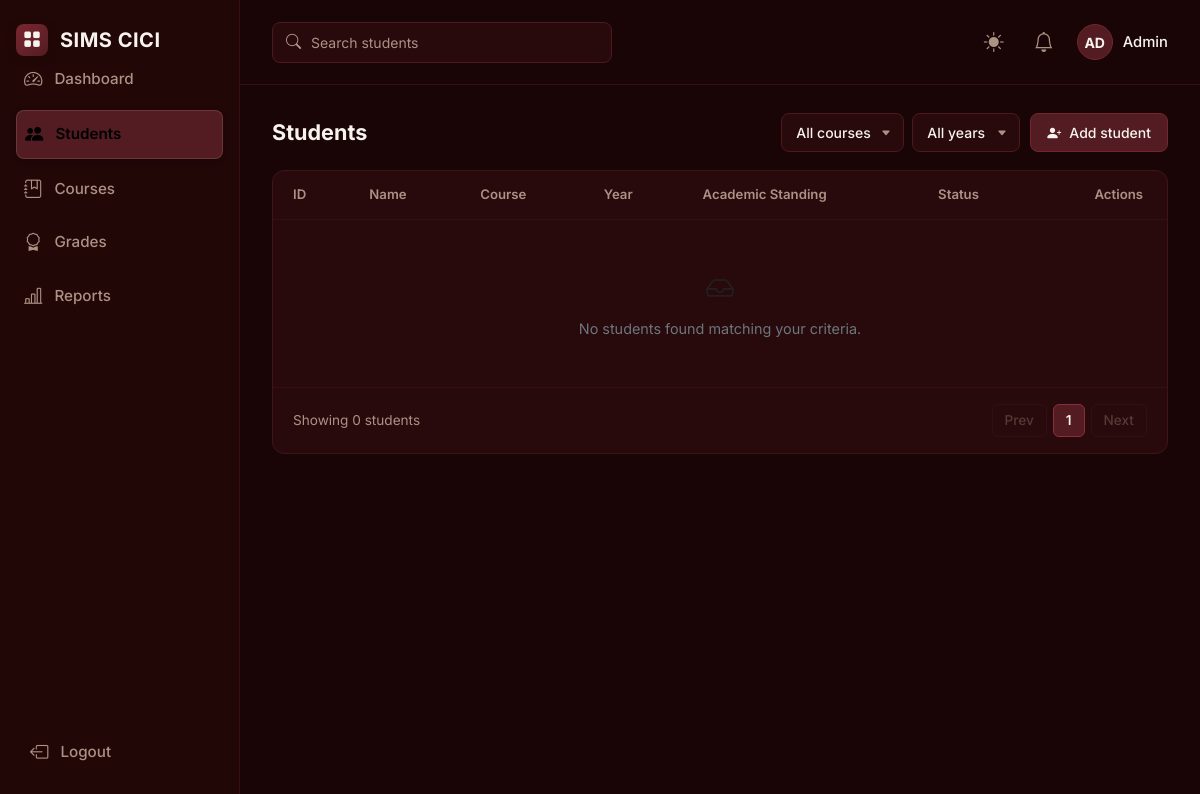
Before: / with the older database file.
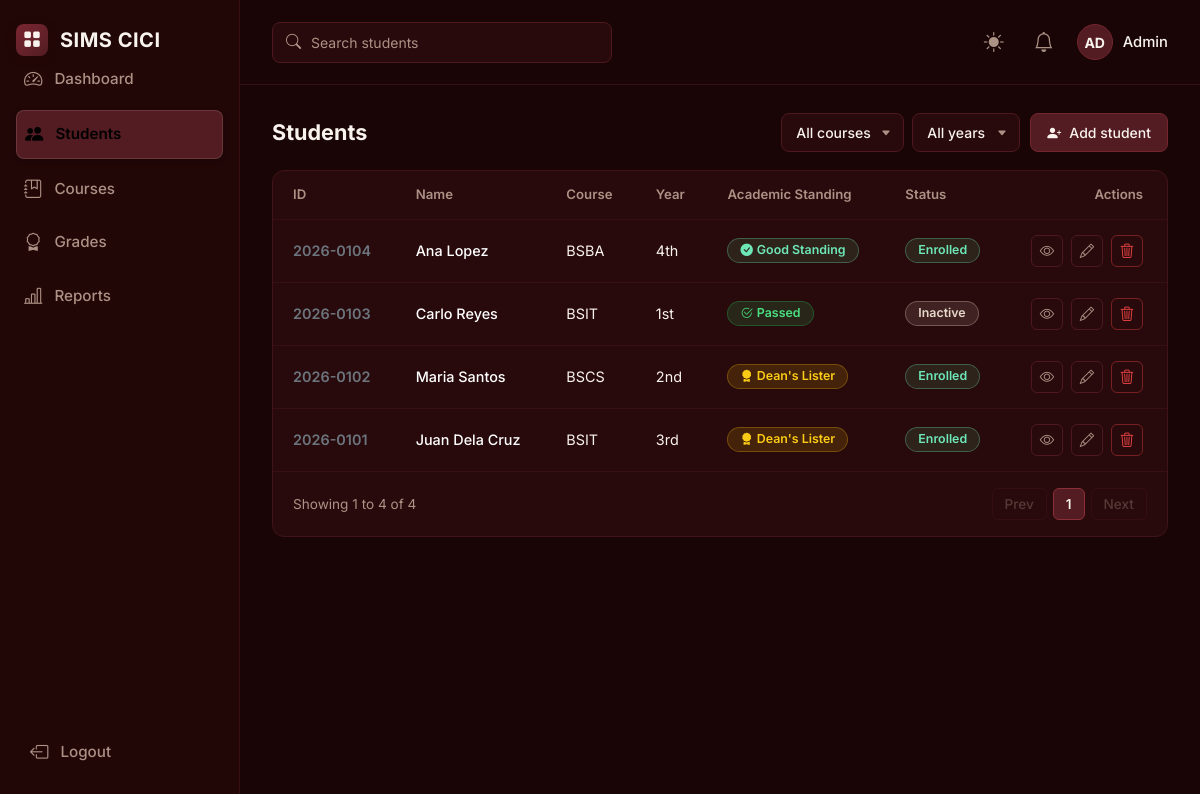
After: the same page with the newer database file.
### tables this page shows
CREATE TABLE IF NOT EXISTS `students` (
  `id` INT(11) NOT NULL AUTO_INCREMENT,
  `student_id` VARCHAR(20) NOT NULL UNIQUE,
  `first_name` VARCHAR(50) NOT NULL,
  `last_name` VARCHAR(50) NOT NULL,
  `email` VARCHAR(100) NOT NULL,
  `course_id` INT NOT NULL,
  `major` VARCHAR(100) DEFAULT NULL,
  `year_level` TINYINT(1) NOT NULL,
  `status` VARCHAR(20) NOT NULL DEFAULT 'Enrolled',
  `gpa` VARCHAR(10) DEFAULT '1.75',
  `remarks` VARCHAR(100) DEFAULT 'Good Standing',
  `created_at` TIMESTAMP NOT NULL DEFAULT CURRENT_TIMESTAMP,
  PRIMARY KEY (`id`),
  KEY `fk_students_course_idx` (`course_id`),
  CONSTRAINT `fk_students_course` FOREIGN KEY (`course_id`) REFERENCES `courses` (`id`) ON UPDATE CASCADE ON DELETE RESTRICT
);

CREATE TABLE IF NOT EXISTS `courses` (
  `id` INT AUTO_INCREMENT PRIMARY KEY,
  `course_code` VARCHAR(20) NOT NULL UNIQUE,
  `course_name` VARCHAR(100) NOT NULL
);

### index.php (the view, shortened to what the rows shown need)
<?php
include "db_connect.php";
$totalStudents = (int) ($conn->query("SELECT COUNT(*) AS c FROM students")->fetch_assoc()['c'] ?? 0);
$enrolledCount = (int) ($conn->query("SELECT COUNT(*) AS c FROM students WHERE status = 'Enrolled'")->fetch_assoc()['c'] ?? 0);
$coursesCount = (int) ($conn->query("SELECT COUNT(*) AS c FROM courses")->fetch_assoc()['c'] ?? 0);
$newThisMonth = (int) ($conn->query("SELECT COUNT(*) AS c FROM students WHERE created_at >= DATE_FORMAT(NOW(), '%Y-%m-01')")->fetch_assoc()['c'] ?? 0);
$where = [];
$params = [];
$types = "";
$whereSql = !empty($where) ? "WHERE " . implode(" AND ", $where) : "";
$limit = 10;
$page = max(1, (int) ($_GET['page'] ?? 1));
$offset = ($page - 1) * $limit;
$querySql = "SELECT s.*, c.course_code, c.course_name FROM students s JOIN courses c ON s.course_id = c.id $whereSql ORDER BY s.id DESC LIMIT ? OFFSET ?";
$fetchParams = $params;
$fetchParams[] = $limit;
$fetchParams[] = $offset;
$fetchTypes = $types . "ii";
$stmt = $conn->prepare($querySql);
$stmt->bind_param($fetchTypes, ...$fetchParams);
$stmt->execute();
$result = $stmt->get_result();
$students = [];
if ($result) {
  while ($row = $result->fetch_assoc()) {
    $students[] = $row;
  }
}
include "includes/header.php";
?>
<?php if ($currentTab === 'dashboard'): ?>
  <div class="metrics-grid">
    <div class="metric-card">
      <div class="metric-label">Total students</div>
      <div class="metric-value"><?= number_format($totalStudents) ?></div>
    </div>
    <div class="metric-card">
      <div class="metric-label">Enrolled</div>
      <div class="metric-value"><?= number_format($enrolledCount) ?></div>
    </div>
    <div class="metric-card">
      <div class="metric-label">Courses</div>
      <div class="metric-value"><?= number_format($coursesCount) ?></div>
    </div>
    <div class="metric-card">
      <div class="metric-label">New this month</div>
      <div class="metric-value"><?= number_format($newThisMonth) ?></div>
    </div>
  </div>
  <div class="row g-4">
    <div class="col-lg-7">
      <div class="d-flex align-items-center justify-content-between mb-3">
        <h3 class="section-title fs-5">Recent Students</h3>
        <a href="index.php?tab=students" class="text-primary text-decoration-none small fw-semibold">
          View all students <i class="bi bi-arrow-right"></i>
        </a>
      </div>
      <div class="table-card">
        <div class="table-responsive">
          <table class="custom-table">
            <thead>
              <tr>
                <th>ID</th>
                <th>Name</th>
                <th>Course</th>
                <th>Status</th>
              </tr>
            </thead>
            <tbody>
              <?php
              $recent = $conn->query("SELECT s.*, c.course_code, c.course_name FROM students s JOIN courses c ON s.course_id = c.id ORDER BY s.id DESC LIMIT 5");
              if ($recent && $recent->num_rows > 0):
                while ($r = $recent->fetch_assoc()):
                  ?>
                  <tr>
                    <td class="text-secondary fw-semibold"><?= htmlspecialchars($r['student_id']) ?></td>
                    <td class="text-white fw-medium"><?= htmlspecialchars($r['first_name'] . ' ' . $r['last_name']) ?></td>
                    <td><?= htmlspecialchars($r['course_code']) ?></td>
                    <td><?= renderStatusBadge($r['status']) ?></td>
                  </tr>
                <?php endwhile; else: ?>
                <tr>
                  <td colspan="4" class="text-center py-4 text-secondary">No records found.</td>
                </tr>
              <?php endif; ?>
            </tbody>
          </table>
        </div>
      </div>
    </div>
    <div class="col-lg-5">
      <div class="d-flex align-items-center justify-content-between mb-3">
        <h3 class="section-title fs-5">Enrollment Distribution</h3>
        <a href="index.php?tab=courses" class="text-primary text-decoration-none small fw-semibold">
          All courses <i class="bi bi-arrow-right"></i>
        </a>
      </div>
      <div class="metric-card p-4">
        <?php
        $dist = $conn->query("SELECT c.course_code, c.course_name, COUNT(s.id) as c FROM courses c LEFT JOIN students s ON s.course_id = c.id GROUP BY c.id, c.course_code, c.course_name ORDER BY c DESC LIMIT 4");
        if ($dist && $dist->num_rows > 0):
          while ($d = $dist->fetch_assoc()):
            $pct = ($totalStudents > 0) ? round(($d['c'] / $totalStudents) * 100) : 0;
            ?>
            <div class="mb-3">
              <div class="d-flex justify-content-between small mb-1">
                <span class="text-white fw-semibold"><?= htmlspecialchars($d['course_code']) ?> <span
                    class="text-secondary small fw-normal">(<?= htmlspecialchars($d['course_name']) ?>)</span></span>
                <span class="text-secondary"><?= $d['c'] ?> students (<?= $pct ?>%)</span>
              </div>
              <div class="progress" style="height: 6px; background-color: #242838;">
                <div class="progress-bar bg-primary" role="progressbar" style="width: <?= $pct ?>%;"></div>
              </div>
            </div>
          <?php endwhile; else: ?>
          <p class="text-secondary small mb-0">No course statistics available yet.</p>
        <?php endif; ?>
        <hr style="border-color: #242838;" class="my-3">
        <div class="d-flex justify-content-between align-items-center">
          <span class="text-secondary small">Active Retention Rate:</span>
          <span class="badge-enrolled status-badge">
            <?= ($totalStudents > 0) ? round(($enrolledCount / $totalStudents) * 100) : 0 ?>% Active
          </span>
        </div>
      </div>
    </div>
  </div>
<?php else: ?>
  <div class="section-header-bar">
    <h2 class="section-title">Students</h2>
  </div>
  <div class="table-card">
    <div class="table-responsive">
      <table class="custom-table">
        <thead>
          <tr>
            <th>ID</th>
            <th>Name</th>
            <th>Course</th>
            <th>Year</th>
            <th>Academic Standing</th>
            <th>Status</th>
            <th style="text-align: right; padding-right: 24px;">Actions</th>
          </tr>
        </thead>
        <tbody>
          <?php if (!empty($students)): ?>
            <?php foreach ($students as $row): ?>
              <tr>
                <td class="fw-semibold text-secondary"><?= htmlspecialchars($row['student_id']) ?></td>
                <td class="fw-medium text-white">
                  <?= htmlspecialchars($row['first_name'] . ' ' . $row['last_name']) ?>
                </td>
                <td><?= htmlspecialchars($row['course_code']) ?></td>
                <td><?= formatYearLevel($row['year_level']) ?></td>
                <td><?= renderRemarksBadge($row['remarks'] ?? 'Good Standing') ?></td>
                <td><?= renderStatusBadge($row['status'] ?? 'Enrolled') ?></td>
                <td style="text-align: right; padding-right: 24px;">
                  <div class="action-btns-group justify-content-end">
                    <button type="button" class="action-btn view-btn" title="View Details" onclick='showStudentModal(<?= htmlspecialchars(json_encode([
                      "id" => $row["id"],
                      "student_id" => $row["student_id"],
                      "first_name" => $row["first_name"],
                      "last_name" => $row["last_name"],
                      "email" => $row["email"],
                      "course" => $row["course_code"] . " - " . $row["course_name"],
                      "major" => $row["major"] ?? "",
                      "year_level" => $row["year_level"],
                      "year_formatted" => formatYearLevel($row["year_level"]),
                      "status" => $row["status"] ?? "Enrolled",
                      "gpa" => $row["gpa"] ?? "1.75",
                      "remarks" => html_entity_decode($row["remarks"] ?? "Good Standing", ENT_QUOTES, "UTF-8")
                    ], JSON_HEX_APOS | JSON_HEX_QUOT), ENT_QUOTES, "UTF-8") ?>)'>
                      <i class="bi bi-eye"></i>
                    </button>
                    <a href="edit.php?id=<?= $row['id'] ?>&tab=students" class="action-btn edit-btn" title="Edit Student">
                      <i class="bi bi-pencil"></i>
                    </a>
                    <a href="delete.php?id=<?= $row['id'] ?>" class="action-btn delete-btn" title="Delete Student"
                      onclick="return confirm('Are you sure you want to delete <?= htmlspecialchars(addslashes($row['first_name'] . ' ' . $row['last_name'])) ?>?');">
                      <i class="bi bi-trash3"></i>
                    </a>
                  </div>
                </td>
              </tr>
            <?php endforeach; ?>
          <?php endif; ?>
        </tbody>
      </table>
    </div>
  </div>
<?php endif; ?>
<?php include "includes/footer.php"; ?>

### db_connect.php (shortened to what the rows shown need)
<?php
if (!function_exists('formatYearLevel')) {
    function formatYearLevel($level)
    {
        $suffixes = [1 => '1st', 2 => '2nd', 3 => '3rd', 4 => '4th', 5 => '5th'];
        return $suffixes[(int) $level] ?? ($level . 'th');
    }
}
if (!function_exists('renderStatusBadge')) {
    function renderStatusBadge($status)
    {
        $s = trim($status ?? 'Enrolled');
        if (strcasecmp($s, 'Enrolled') === 0) {
            return '<span class="status-badge badge-enrolled">Enrolled</span>';
        } elseif (strcasecmp($s, 'Inactive') === 0) {
            return '<span class="status-badge badge-inactive">Inactive</span>';
        } elseif (strcasecmp($s, 'Graduated') === 0) {
            return '<span class="status-badge badge-graduated">Graduated</span>';
        } else {
            return '<span class="status-badge badge-inactive">' . htmlspecialchars($s) . '</span>';
        }
    }
}
if (!function_exists('renderRemarksBadge')) {
    function renderRemarksBadge($remarks)
    {
        $r = trim($remarks ?? 'Good Standing');
        $decoded = html_entity_decode($r, ENT_QUOTES, 'UTF-8');
        if (stripos($decoded, "Dean") !== false || stripos($decoded, "Honor") !== false) {
            return '<span class="status-badge" style="background: rgba(234, 179, 8, 0.15); color: #facc15; border: 1px solid rgba(234, 179, 8, 0.3);"><i class="bi bi-award-fill me-1"></i>' . htmlspecialchars($decoded) . '</span>';
        } elseif (stripos($decoded, 'Good') !== false) {
            return '<span class="status-badge badge-enrolled"><i class="bi bi-check-circle-fill me-1"></i>' . htmlspecialchars($decoded) . '</span>';
        } elseif (stripos($decoded, 'Pass') !== false) {
            return '<span class="status-badge" style="background: rgba(34, 197, 94, 0.15); color: #4ade80; border: 1px solid rgba(34, 197, 94, 0.3);"><i class="bi bi-check2-circle me-1"></i>' . htmlspecialchars($decoded) . '</span>';
        } elseif (stripos($decoded, 'Fail') !== false || stripos($decoded, 'Dropped') !== false) {
            return '<span class="status-badge" style="background: rgba(239, 68, 68, 0.15); color: #f87171; border: 1px solid rgba(239, 68, 68, 0.3);"><i class="bi bi-x-circle-fill me-1"></i>' . htmlspecialchars($decoded) . '</span>';
        } elseif (stripos($decoded, 'Incomplete') !== false || stripos($decoded, 'Credit') !== false) {
            return '<span class="status-badge" style="background: rgba(249, 115, 22, 0.15); color: #fb923c; border: 1px solid rgba(249, 115, 22, 0.3);"><i class="bi bi-exclamation-circle-fill me-1"></i>' . htmlspecialchars($decoded) . '</span>';
        } else {
            return '<span class="status-badge badge-inactive"><i class="bi bi-info-circle-fill me-1"></i>' . htmlspecialchars($decoded) . '</span>';
        }
    }
}

Changed rows visible on the page:
now on this page (row edited): students: student "2026-0104", first_name+last_name "Ana Lopez", course.course_code "BSBA", year_level "4th", remarks "Good Standing", status "Enrolled"
now on this page (row edited): students: student "2026-0103", first_name+last_name "Carlo Reyes", course.course_code "BSIT", year_level "1st", remarks "Passed", status "Inactive"
now on this page (row edited): students: student "2026-0102", first_name+last_name "Maria Santos", course.course_code "BSCS", year_level "2nd", remarks "Dean's Lister", status "Enrolled"
now on this page (row edited): students: student "2026-0101", first_name+last_name "Juan Dela Cruz", course.course_code "BSIT", year_level "3rd", remarks "Dean's Lister", status "Enrolled"
Other visible differences:
$offset + 1: (not shown) → "1"
min($offset + count($students), $totalFiltered): (not shown) → "4"
$totalFiltered: (not shown) → "4"
text no longer shown: "No students found matching your criteria. Showing 0 students"
text now shown: "Showing to of"
